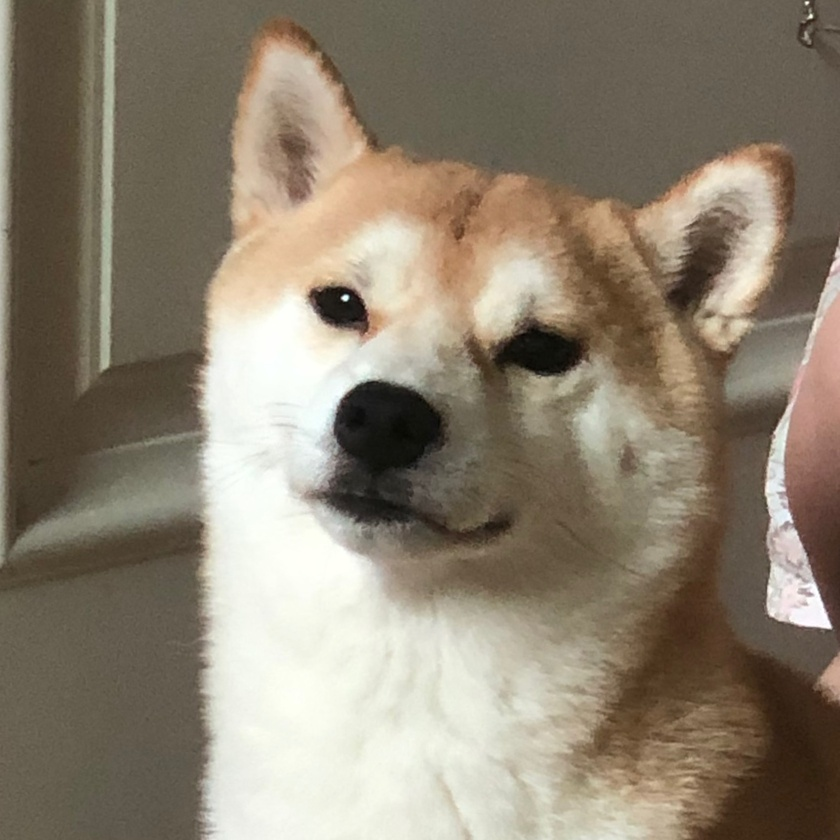
#> input picture unit-1/lesson-3/IMG_0508.jpeg, 840 x 840 px, shrunk from 1681 x 1681 before the run
$ python assignment3_2.py IMG_0508.jpeg 5
#> lines starting #> are read from the running program, lines starting #| are printed output that depends on the picture

import sys
from PIL import Image

if len(sys.argv) != 3:
    exit("This command requires two argument: the name of an image file and degree of rotation")

img = Image.open( sys.argv[1] )
#> img is the input picture: PIL image 840x840 RGB; mean R, G, B 140.6, 129.6, 112.5
rotated_img = img.rotate( int(sys.argv[2]) )
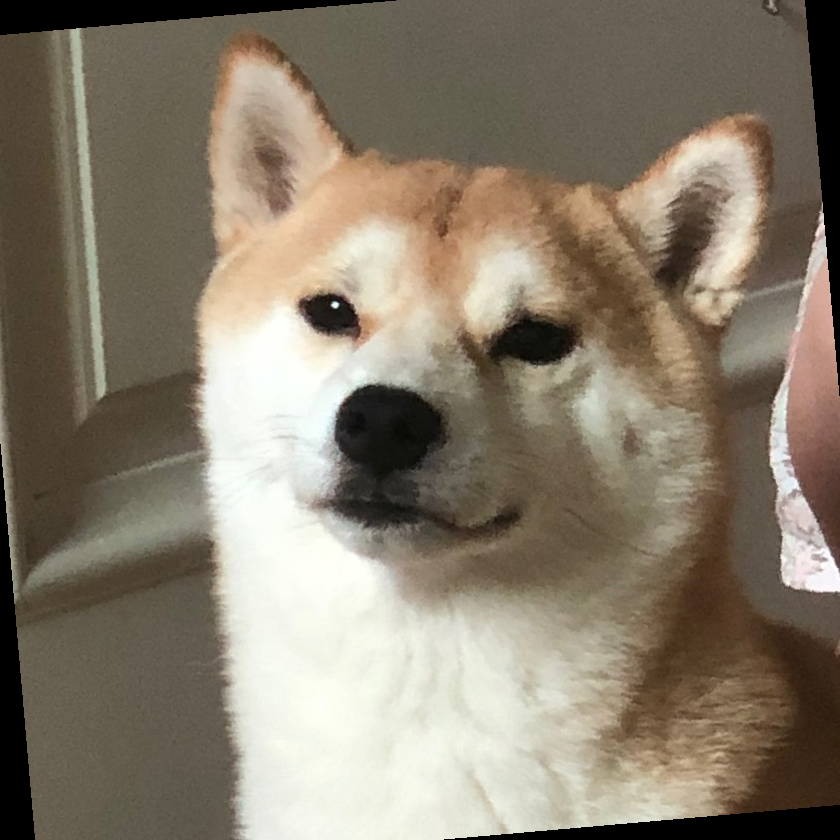
#> rotated_img: PIL image 840x840 RGB; mean R, G, B 136.2, 125.6, 109.1
rotated_img.save("rotated-" + sys.argv[1])

$ run again, on unit-1/lesson-3/S.jpg
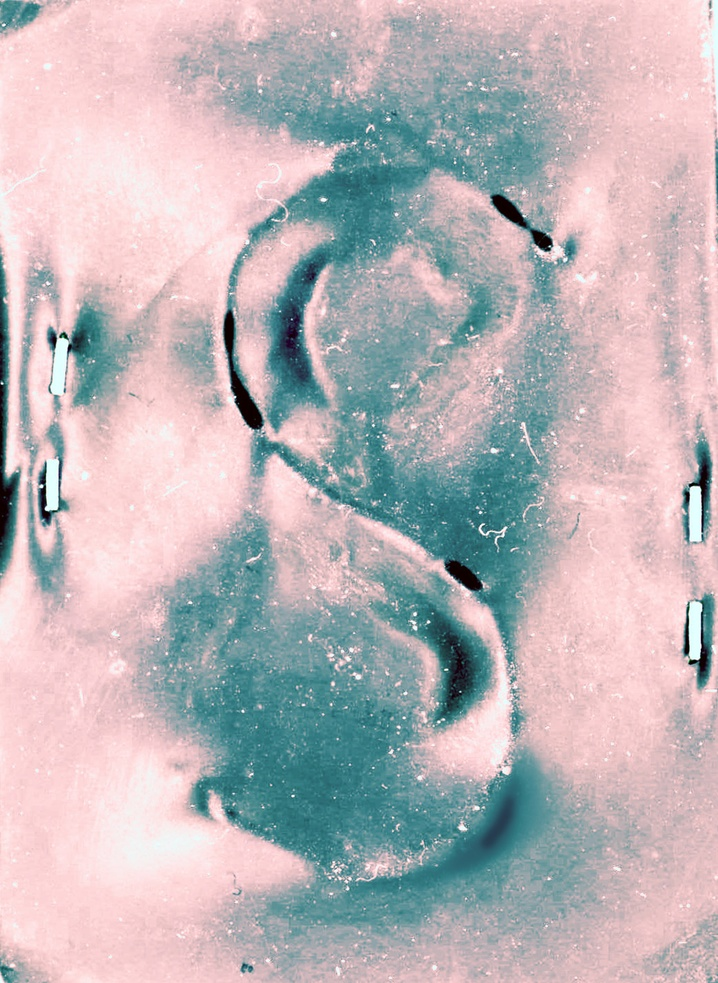
#> input picture unit-1/lesson-3/S.jpg, 718 x 983 px, shrunk from 1005 x 1376 before the run
#> img is the input picture: PIL image 718x983 RGB; mean R, G, B 186.9, 180.6, 183.9
#> `rotated_img = img.rotate( int(sys.argv[2]) )`:
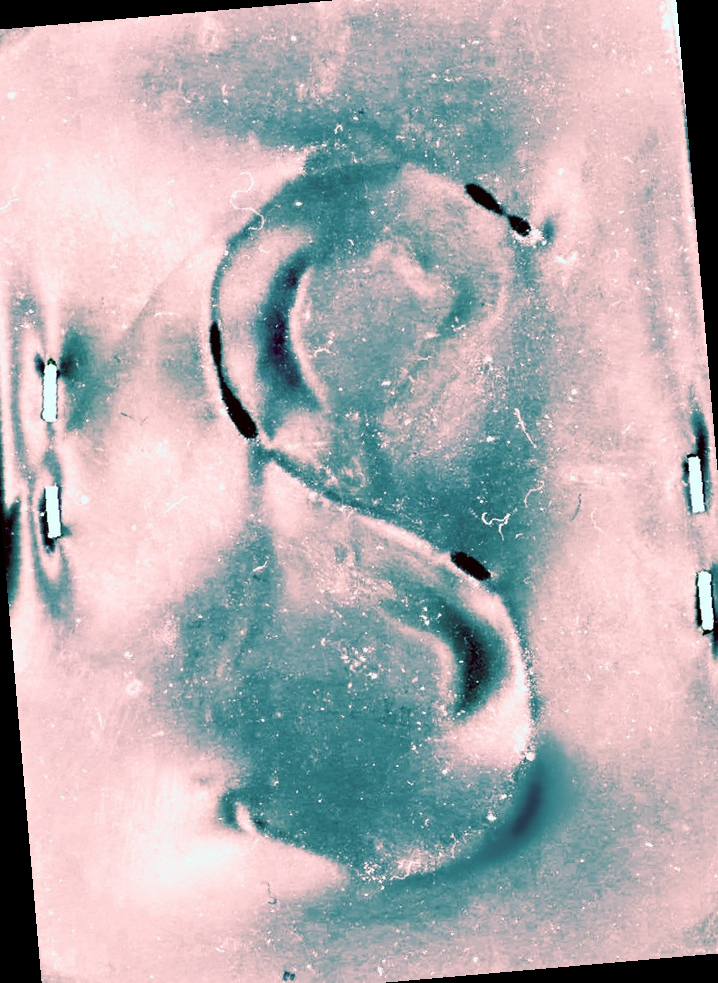
#> rotated_img: PIL image 718x983 RGB; mean R, G, B 177.8, 172.5, 175.7

$ run again, on unit-1/lesson-3/U.jpg
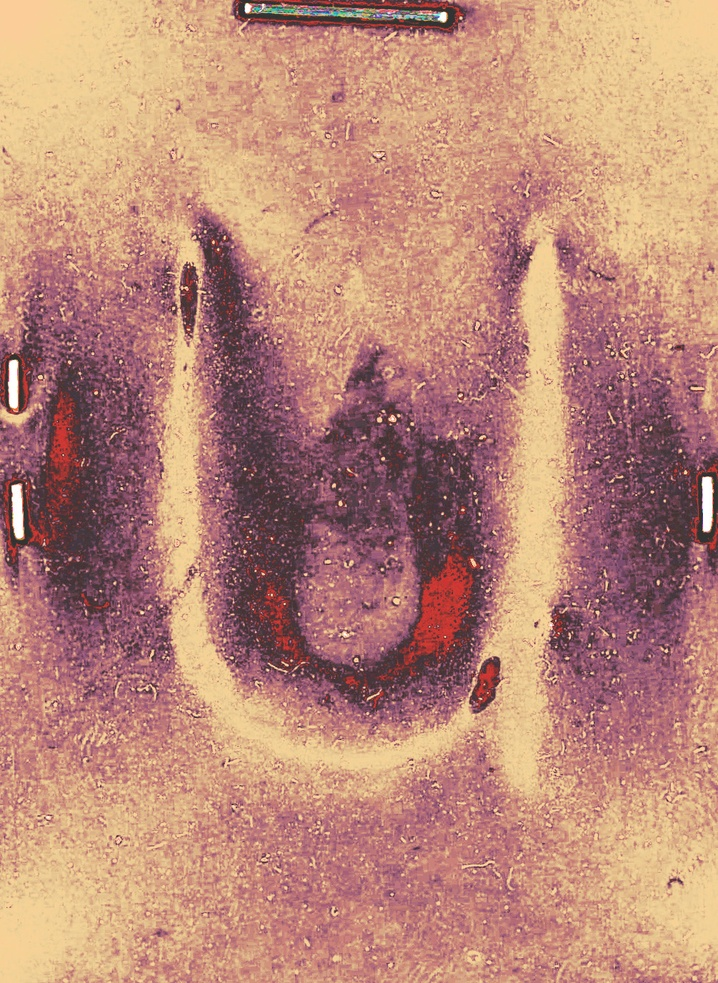
#> input picture unit-1/lesson-3/U.jpg, 718 x 983 px, shrunk from 1005 x 1376 before the run
#> img is the input picture: PIL image 718x983 RGB; mean R, G, B 187.5, 137.1, 120.5
#> `rotated_img = img.rotate( int(sys.argv[2]) )`:
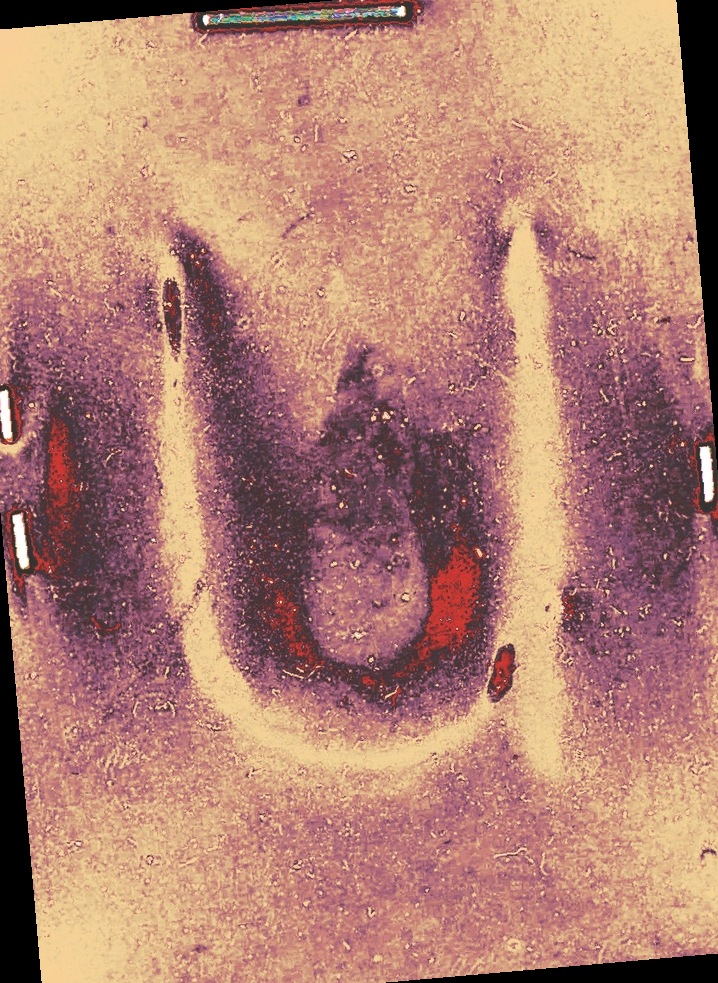
#> rotated_img: PIL image 718x983 RGB; mean R, G, B 178.2, 129.6, 114.7
